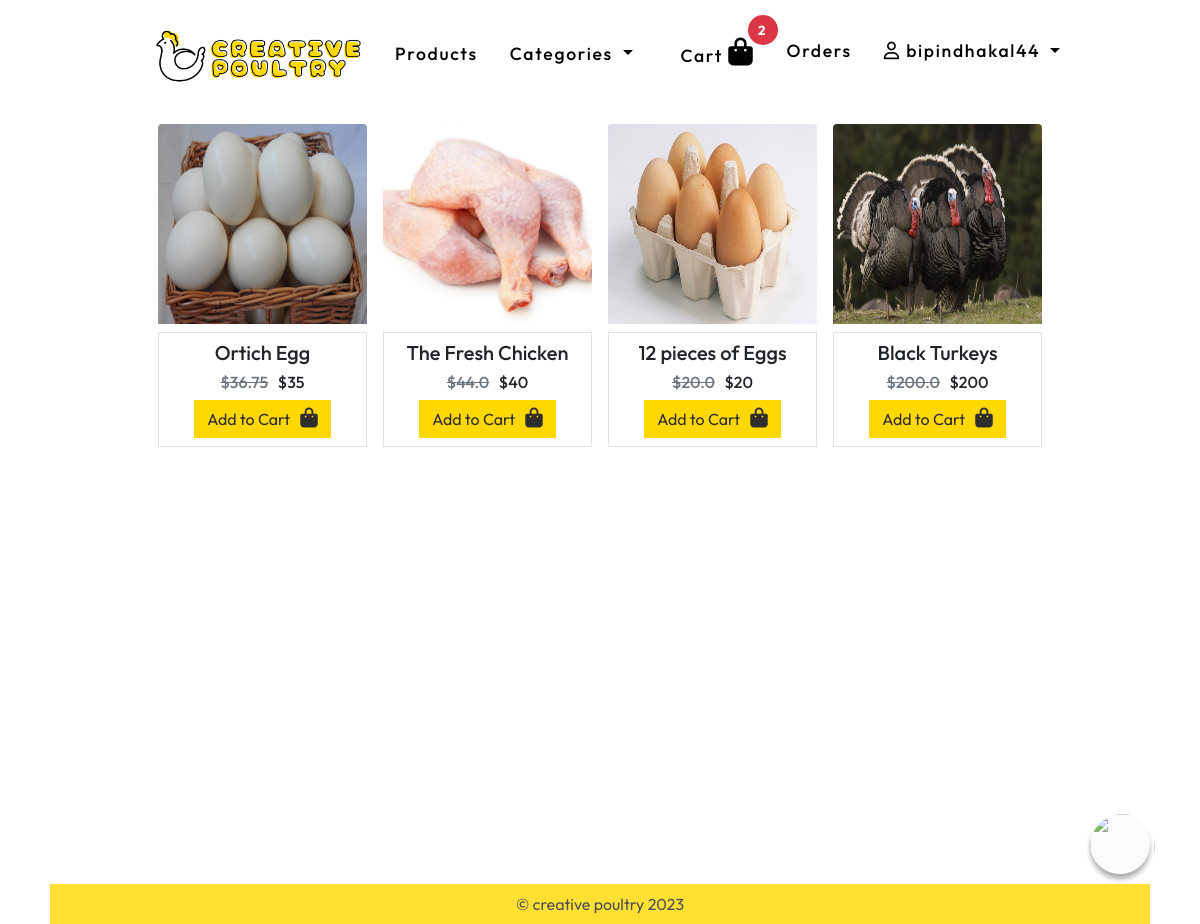
The page /products/ (signed in) on the database its author committed.
### account/models.py (models this page shows, shortened)
class User(AbstractBaseUser, PermissionsMixin):
    email = models.EmailField(unique=True)
    first_name = models.CharField(max_length=30, blank=True)
    last_name = models.CharField(max_length=30, blank=True)
    is_active = models.BooleanField(default=True)
    is_staff = models.BooleanField(default=False)
    document = models.BooleanField(default=False)
    date_joined = models.DateTimeField(default=timezone.now)
    is_business = models.BooleanField(default=False)
    is_customer = models.BooleanField(default=False)
    is_approved = models.BooleanField(default=False)
    USERNAME_FIELD = 'email'
    REQUIRED_FIELDS = []
    objects = CustomUserManager()
    @property
    def username(self):
        return self.email.split('@')[0]

### product/models.py (models this page shows, shortened)
class Product(models.Model):
    category = models.ForeignKey(Category, on_delete=models.CASCADE)
    creator = models.ForeignKey(User, on_delete=models.CASCADE)
    name = models.CharField(max_length=100, null=False)
    desc = models.TextField(null=False)
    price = models.IntegerField(default=0, null=False)
    discount = models.IntegerField(default=0, null=False)
    image = models.ImageField(upload_to='product_images', null=False)
    stock_quantity = models.PositiveIntegerField(default=0, null=False)
    @property
    def mprice(self):
        return self.price + (self.price * (self.discount/100))

### product/views.py (the view)
# urls.py: path('',HomeView.as_view(),name='home'),
class HomeView(ListView):
    template_name='product/home.html'
    model = Product
    def get_queryset(self):
        queryset = super().get_queryset()
        return queryset.order_by('-id')

### product/category_nav.py (called while the page is built)
def navbar(request):
    cartcount =0
    if not request.user.is_anonymous and request.user.is_customer :
        cart = Cart.objects.get(user=request.user)
        cartcount = CartItem.objects.filter(cart=cart).count()
    cats = Category.objects.all()
    return {'categories': cats,'cartcount':cartcount}

### templates/product/home.html (shortened to what this page needs)
{% extends '../base.html' %}
{% load static %}
{%block bodyblock%}
<div class="container-fluid px-0 mt-2 mx-0 homediv " >
 <div class="container col-lg-9 ">
  <div class="row">
   {%for i in object_list %}
   <div class="col-lg-3 col-md-3  mb-2 p-2  product ">
      <a class="text-decoration-none text-dark" href="{%url 'product:detail' pk=i.id %}">
     <div>
      <img class="rounded-top" style="height: 200px ; width: 100%;" src="{{i.image.url}}" alt="image">
     </div>
      <div class=" mt-2 p-2 border productdesc text-center">
         <h5>{{i.name}}</h5>
         <h6><strike class="text-secondary">${{i.mprice}}</strike> &nbsp; ${{i.price}}</h6>
        <div class="mt-2 d-flex justify-content-center">
         <a href="{% url 'cart:add' pk=i.id %}" class="btn btn-basket">Add to Cart &nbsp; <i class="fs-5 fa-solid fa-bag-shopping" title="cart"></i></a>
        </div>
      </div>
   </a>
   </div>
   {%empty%}
   <p class="text-center p-4 m-5 fs-4">No products yet.</p>
   {%endfor%}
  </div>
 </div>
</div>
{%endblock%}

### templates/base.html (shortened to what this page needs)
<!DOCTYPE html>
{% load static %}
<html lang="en">
  <head>
    <link
      href="https://cdn.jsdelivr.net/npm/bootstrap@5.0.2/dist/css/bootstrap.min.css"
      rel="stylesheet"
    />
    <link rel="stylesheet" href="https://cdnjs.cloudflare.com/ajax/libs/font-awesome/6.2.1/css/all.min.css">
    <link rel="stylesheet" href="{% static '/css/style.css'%}" />
  </head>
  <body>
    {%include 'navbar.html'%}
    {%include 'chatbot.html' %}
    {%block bodyblock%}
    {%endblock%}
    {% include 'footer.html'%}
  </body>
</html>

### templates/navbar.html (shortened to what this page needs)
  {% load static %}
<div class="container-fluid px-0 mx-0  ">
    <div class="container col-lg-10 py-3">
      {%if user.is_authenticated %}
        {%if user.is_business%}
        {% include 'businessnavbar.html'%}
        {%else%}
      <nav class="navbar navbar-expand-lg">
        <div class="container-fluid">
          <a class=" text-decoration-none logo" href="{%url 'product:home' %}">
            <img height="60" src="{% static 'images/logo.png'%}" alt="logo">
          </a>
          <div class="collapse navbar-collapse" id="navbarSupportedContent">
            <ul class="navbar-nav me-auto mb-2 mb-lg-0">
              <li class="nav-item me-3">
                <a class="nav-link " href="{%url 'product:home' %}">Products</a>
              </li>
              <li class="nav-item dropdown me-2">
                <a class="nav-link dropdown-toggle" href="#" id="navbarDropdownMenuLink" role="button" data-bs-toggle="dropdown" aria-expanded="false">
                 Categories
                </a>
              </li>
            </ul>
              <ul class="navbar-nav ms-auto mb-2 mb-lg-0">
              <li class="nav-item me-3">
                <a class="nav-link position-relative" aria-current="page" href="{% url 'cart:home'%}"
                  >Cart <i class="fs-3 fa-solid fa-bag-shopping" title="cart"></i>
                  <span class="position-absolute top-0 start-100 translate-middle badge rounded-pill bg-danger">
                    {{cartcount}}
                    </span>
                  </a
                >
              </li>
              <li class="nav-item me-3">
                <a class="nav-link {{homepage}}" aria-current="page" href="{% url 'order:user-orders'%}"
                  >Orders</a
                >
              </li>
              <li class="nav-item dropdown me-2">
                <a class="nav-link dropdown-toggle" href="#" id="navbarDropdownMenuLink" role="button" data-bs-toggle="dropdown" aria-expanded="false">
                  <i class="fa-regular fa-user"></i> {{user.username}}
                </a>
              </li>
              </ul>
          </div>
        </div>
      </nav>
        {%endif%}
      {%endif%}
    </div>
  </div>

### templates/chatbot.html (shortened to what this page needs)
{% load static %}
<link rel="stylesheet" href="{% static 'css/bot.css'%}" />
<section title="Lil' Ducky">
    <button type="button" class="chat-btn">
      <img src="https://t4.ftcdn.net/jpg/05/93/07/51/360_F_593075172_Jldpayze5Ka4Nvc0axlKCS6Hkt1LlvYM.jpg" class="avatar-btn" alt="" />
    </button>
  </section>

### templates/footer.html
<footer class="col-lg-11 mx-auto bg-primary" >
    <div class="text-center footer ">
        <p class="p-2 mt-5 text-dark" >&copy; creative poultry 2023 </p>
    </div>
</footer>

### staticfiles/css/style.css (style rules this page uses)
* { box-sizing: border-box; font-family: "Outfit", sans-serif; scroll-behavior: smooth; }
html, body { height: 90%; }
.homediv { min-height: calc(100% ) !important; }
.btn { border-radius: 0px !important; }
.nav-link { font-size: 1.1rem; font-weight: 500; letter-spacing: 1.7px; color: #000; transition: 0.78s; }
.logo { font-size: 1.5rem; font-weight: 600; letter-spacing: 1.7px; color: #000; transition: 0.78s; }
.bg-primary { background-color: #ffd900 !important; opacity: 0.8; }
footer { width: 100%; height: 2.5rem; margin-top: 2em; }

### staticfiles/css/bot.css (style rules this page uses)
* { margin: 0; padding: 0; box-sizing: border-box; }
button { border: none; outline: none; cursor: pointer; }
.chat-btn { position: fixed; right: 50px; bottom: 50px; background: rgb(250, 250, 250); color: white; width: 60px; height: 60px; border-radius: 50%; opacity: 0.8; transition: opacity 0.3s; box-shadow: 0 5px 5px rgba(0, 0, 0, 0.4); }
.avatar-btn { width: 65px; height: 65px; border-radius: 50%; object-fit: cover; }
.badge { position: absolute; width: 30px; height: 30px; background-color: red; color: white; border-radius: 50%; display: flex; justify-content: center; align-items: center; top: -10px; right: -10px; }

### templates/product/home.html (style rules this page uses)
.btn-basket { background-color: #ffd800; color: #2e2e2e; }

### rows shown on the page
User: username "bipindhakal44"
Product: image (picture), name "Ortich Egg", mprice "36.75", price "35"
Product: image (picture), name "The Fresh Chicken", mprice "44.0", price "40"
Product: image (picture), name "12 pieces of Eggs", mprice "20.0", price "20"
Product: image (picture), name "Black Turkeys", mprice "200.0", price "200"

### other values the page prints
{{ cartcount }} "2"
